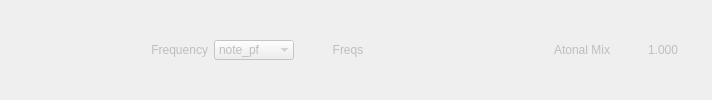
     <widget class="QWidget" name="resynth_tone_wid" native="true">
      <property name="enabled">
       <bool>false</bool>
      </property>
      <layout class="QHBoxLayout" name="horizontalLayout_11">
       <property name="leftMargin">
        <number>0</number>
       </property>
       <property name="topMargin">
        <number>0</number>
       </property>
       <property name="rightMargin">
        <number>0</number>
       </property>
       <property name="bottomMargin">
        <number>0</number>
       </property>
       <item>
        <spacer name="horizontalSpacer_6">
         <property name="orientation">
          <enum>Qt::Horizontal</enum>
         </property>
         <property name="sizeType">
          <enum>QSizePolicy::Fixed</enum>
         </property>
         <property name="sizeHint" stdset="0">
          <size>
           <width>128</width>
           <height>20</height>
          </size>
         </property>
        </spacer>
       </item>
       <item>
        <widget class="QLabel" name="resynth_freq_mode_l">
         <property name="minimumSize">
          <size>
           <width>80</width>
           <height>0</height>
          </size>
         </property>
         <property name="maximumSize">
          <size>
           <width>80</width>
           <height>16777215</height>
          </size>
         </property>
         <property name="text">
          <string>Frequency</string>
         </property>
         <property name="alignment">
          <set>Qt::AlignRight|Qt::AlignTrailing|Qt::AlignVCenter</set>
         </property>
        </widget>
       </item>
       <item>
        <widget class="QComboBox" name="resynth_freq_mode_cmb">
         <property name="minimumSize">
          <size>
           <width>80</width>
           <height>0</height>
          </size>
         </property>
         <property name="maximumSize">
          <size>
           <width>80</width>
           <height>16777215</height>
          </size>
         </property>
         <property name="toolTip">
          <string>Fundamental frequency source
The full harmonic series from fundamental will preserve its phase and will compose the &quot;tonal&quot; part

'note'		Frequency from sample note
'note_pf'		note + pitch fraction (default)
'custom'		Specify arbitrary frequency with 'freqs'

This is important when mixing synthesized part with original input so both are in phase and the transition feels more natural</string>
         </property>
         <property name="currentIndex">
          <number>1</number>
         </property>
         <property name="frame">
          <bool>false</bool>
         </property>
         <item>
          <property name="text">
           <string>note</string>
          </property>
         </item>
         <item>
          <property name="text">
           <string>note_pf</string>
          </property>
         </item>
         <item>
          <property name="text">
           <string>custom</string>
          </property>
         </item>
        </widget>
       </item>
       <item>
        <widget class="QLabel" name="freqs_l">
         <property name="minimumSize">
          <size>
           <width>96</width>
           <height>0</height>
          </size>
         </property>
         <property name="maximumSize">
          <size>
           <width>96</width>
           <height>16777215</height>
          </size>
         </property>
         <property name="text">
          <string>Freqs</string>
         </property>
         <property name="alignment">
          <set>Qt::AlignCenter</set>
         </property>
        </widget>
       </item>
       <item>
        <widget class="QLineEdit" name="freqs_le">
         <property name="sizePolicy">
          <sizepolicy hsizetype="Minimum" vsizetype="Fixed">
           <horstretch>0</horstretch>
           <verstretch>0</verstretch>
          </sizepolicy>
         </property>
         <property name="toolTip">
          <string>List of note names or frequencies separated by spaces or commas</string>
         </property>
         <property name="frame">
          <bool>false</bool>
         </property>
         <property name="alignment">
          <set>Qt::AlignCenter</set>
         </property>
        </widget>
       </item>
       <item>
        <widget class="QLabel" name="atonal_mix_l">
         <property name="minimumSize">
          <size>
           <width>96</width>
           <height>0</height>
          </size>
         </property>
         <property name="maximumSize">
          <size>
           <width>96</width>
           <height>16777215</height>
          </size>
         </property>
         <property name="text">
          <string>Atonal Mix</string>
         </property>
         <property name="alignment">
          <set>Qt::AlignRight|Qt::AlignTrailing|Qt::AlignVCenter</set>
         </property>
        </widget>
       </item>
       <item>
        <widget class="QDoubleSpinBox" name="atonal_mix_dsb">
         <property name="sizePolicy">
          <sizepolicy hsizetype="Minimum" vsizetype="Fixed">
           <horstretch>0</horstretch>
           <verstretch>0</verstretch>
          </sizepolicy>
         </property>
         <property name="minimumSize">
          <size>
           <width>96</width>
           <height>0</height>
          </size>
         </property>
         <property name="toolTip">
          <string>Atonal part amplitude
Balance &quot;Tonal&quot; (Fundamental frequency) VS &quot;Atonal&quot; (Noise) part of the sound
Has no effect with no fundamental frequency set

0: Pure tonal frequency, may sound very artificial
1: Can sound a bit 'chorusy' or 'verby'</string>
         </property>
         <property name="frame">
          <bool>false</bool>
         </property>
         <property name="alignment">
          <set>Qt::AlignCenter</set>
         </property>
         <property name="buttonSymbols">
          <enum>QAbstractSpinBox::NoButtons</enum>
         </property>
         <property name="decimals">
          <number>3</number>
         </property>
         <property name="minimum">
          <double>0.000000000000000</double>
         </property>
         <property name="maximum">
          <double>4.000000000000000</double>
         </property>
         <property name="singleStep">
          <double>0.100000000000000</double>
         </property>
         <property name="value">
          <double>1.000000000000000</double>
         </property>
        </widget>
       </item>
      </layout>
     </widget>
